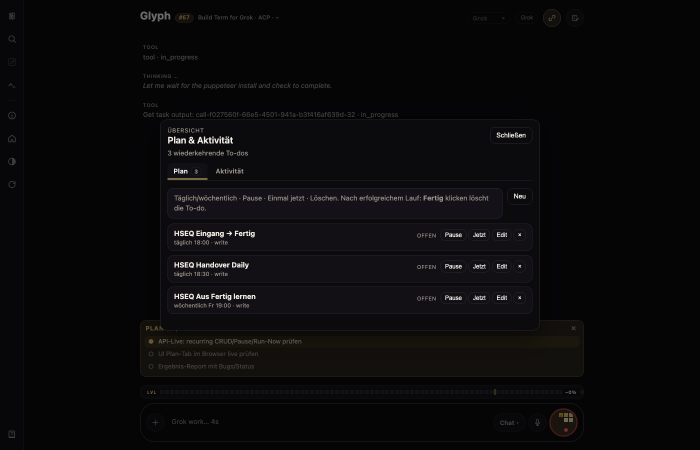
#> input picture assets/plan-tab-livecheck.png, 1400 x 900 px (shown at 1/2 size)
$ python prepare-mac-icon.py ../assets/plan-tab-livecheck.png out.png
#> lines starting #> are read from the running program, lines starting #| are printed output that depends on the picture
#!/usr/bin/env python3
"""Prepare a full-bleed master PNG for macOS Dock / .icns.

macOS app icons (ChatGPT, Claude, Grok, …) use transparent corners with a
continuous rounded-rect (squircle-like) silhouette. A fully opaque square
looks larger and “wrong” next to them.

Content scale < 1 must NOT leave transparent padding around the art — that
renders as a white frame with a floating black rectangle. Instead, fill the
inset ring with the icon’s background color so the tile stays solid dark.

Usage:
  prepare-mac-icon.py INPUT.png OUTPUT.png [--scale 1.0] [--size 1024]
"""

from __future__ import annotations

import argparse
import sys

from PIL import Image, ImageDraw, ImageFilter


def continuous_corner_radius(size: int) -> float:
    """Approximate macOS / iOS app-icon continuous corner radius.

    Apple’s template uses ~22.37% of the side length for the continuous
    corner on a 1024 canvas (~229 px).
    """
    return size * 0.2237


def make_squircle_mask(size: int, radius: float | None = None) -> Image.Image:
    """L-alpha mask: white inside rounded rect, black outside."""
    r = continuous_corner_radius(size) if radius is None else radius
    mask = Image.new("L", (size, size), 0)
    draw = ImageDraw.Draw(mask)
    # Pillow rounded_rectangle is a good practical match for Dock icons.
    draw.rounded_rectangle((0, 0, size - 1, size - 1), radius=r, fill=255)
    # Slight blur → softer AA edge (matches system icons better at small sizes)
    if size >= 128:
        mask = mask.filter(ImageFilter.GaussianBlur(radius=max(0.4, size / 1024.0)))
        # Re-threshold gently so interior stays fully opaque
        mask = mask.point(lambda p: 255 if p > 240 else (0 if p < 16 else p))
    return mask


def sample_background(im: Image.Image) -> tuple[int, int, int, int]:
    """Pick a solid fill for the scale-inset ring (not transparent).

    Prefer near-edge samples that are fully opaque and dark-ish (typical
    app-icon plate). Falls back to average of four corners.
    """
    rgba = im.convert("RGBA")
    px = rgba.load()
    w, h = rgba.size
    # Sample just inside the edge so we skip any anti-aliased corner fringe
    inset = max(2, min(w, h) // 32)
    candidates = [
        px[inset, inset],
        px[w - 1 - inset, inset],
        px[inset, h - 1 - inset],
        px[w - 1 - inset, h - 1 - inset],
        px[w // 2, inset],
        px[w // 2, h - 1 - inset],
        px[inset, h // 2],
        px[w - 1 - inset, h // 2],
    ]
    opaque = [c for c in candidates if c[3] >= 240]
    if not opaque:
        opaque = list(candidates)
    # Median-ish: average RGB of opaque samples, full alpha
    r = sum(c[0] for c in opaque) // len(opaque)
    g = sum(c[1] for c in opaque) // len(opaque)
    b = sum(c[2] for c in opaque) // len(opaque)
    return (r, g, b, 255)


def prepare(
    src: Image.Image,
    size: int = 1024,
    content_scale: float = 1.0,
) -> Image.Image:
    """Fit artwork into the macOS icon window; optional optical inset."""
    im = src.convert("RGBA")

    # Normalize to square canvas first
    if im.size != (size, size):
        im = im.resize((size, size), Image.Resampling.LANCZOS)

    # Optional inset so the glyph weight matches other Dock icons.
    # Fill the ring with the icon plate color — never leave transparent
    # padding (that becomes a white halo / black-rect-on-white look).
    scale = max(0.5, min(1.0, float(content_scale)))
    if scale < 1.0:
        bg = sample_background(im)
        inner = max(1, int(round(size * scale)))
        art = im.resize((inner, inner), Image.Resampling.LANCZOS)
        canvas = Image.new("RGBA", (size, size), bg)
        off = (size - inner) // 2
        canvas.paste(art, (off, off), art)
        im = canvas

    # Multiply artwork alpha by macOS silhouette so square masters get
    # transparent corners (same presentation as Claude/ChatGPT/Grok apps).
    mask = make_squircle_mask(size)
    r, g, b, a = im.split()
    # mask is L; multiply alphas (both 0–255)
    a_mul = Image.composite(a, Image.new("L", (size, size), 0), mask)
    # Also zero RGB outside mask so no fringe on dark docks
    zero = Image.new("L", (size, size), 0)
    r = Image.composite(r, zero, mask)
    g = Image.composite(g, zero, mask)
    b = Image.composite(b, zero, mask)
    return Image.merge("RGBA", (r, g, b, a_mul))


def main(argv: list[str] | None = None) -> int:
    p = argparse.ArgumentParser(description=__doc__)
    p.add_argument("input")
    p.add_argument("output")
    p.add_argument("--size", type=int, default=1024)
    p.add_argument(
        "--scale",
        type=float,
        default=1.0,
        help=(
            "Content scale 0.5–1.0 (default 1.0 full-bleed inside mask). "
            "Dock install default is 0.82; inset ring uses icon background color."
        ),
    )
    args = p.parse_args(argv)

    src = Image.open(args.input)
#> src is the input picture: PIL image 1400x900 RGB; mean R, G, B 10.9, 10.1, 11.5
    out = prepare(src, size=args.size, content_scale=args.scale)
#> in prepare, `im = im.resize((size, size), Image.Resampling.LANCZOS)`:
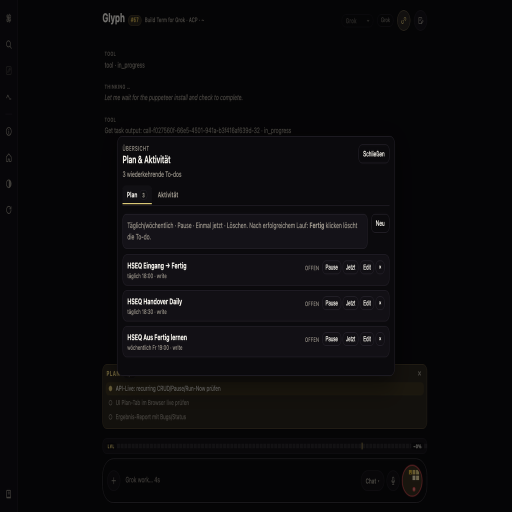
#> im: PIL image 1024x1024 RGBA (shown at 1/2 size); mean R, G, B, A 10.9, 10.1, 11.6, 255
#> in make_squircle_mask, `mask = Image.new("L", (size, size), 0)`: mask: PIL image 1024x1024 L; every value is 0
#> in make_squircle_mask, `mask = mask.filter(ImageFilter.GaussianBlur(radius=max(0.4, size / 102..`:
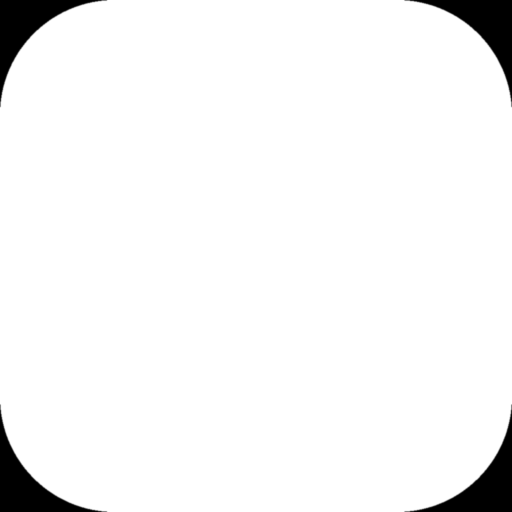
#> mask: PIL image 1024x1024 L (shown at 1/2 size); min 0, max 255, mean 244
#> in prepare, `r, g, b, a = im.split()`: a: PIL image 1024x1024 L; every value is 255
#> in prepare, `return Image.merge("RGBA", (r, g, b, a_mul))`:
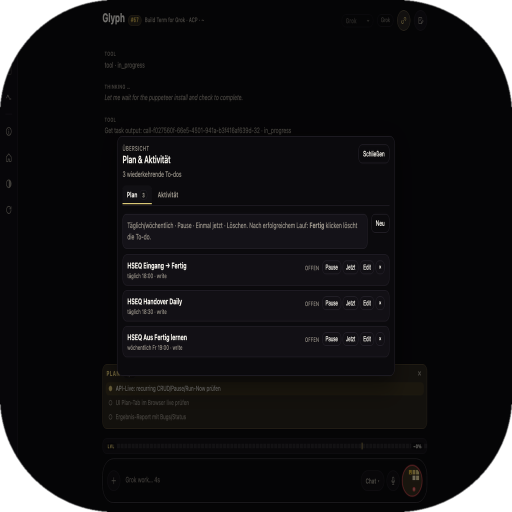
#> returned value: PIL image 1024x1024 RGBA (shown at 1/2 size); mean R, G, B, A 10.6, 9.9, 11.3, 244; transparent parts drawn white
    out.save(args.output, format="PNG")

    # Sanity: corners must be transparent
    px = out.load()
    w, h = out.size
#> w = 1024; h = 1024
    corners = [px[0, 0][3], px[w - 1, 0][3], px[0, h - 1][3], px[w - 1, h - 1][3]]
#> corners = [0, 0, 0, 0]
    if any(a > 8 for a in corners):
        print(f"warn: corners not transparent: {corners}", file=sys.stderr)
        return 1
    # Center should stay dark plate, not empty/white
    cx, cy = w // 2, h // 2
#> cx = 512; cy = 512
    center = px[cx // 2, cy // 2]  # mid of upper-left quadrant (plate, not red apple)
#> center = (5, 4, 6, 255)
    print(
        f"prepared {args.output} ({w}x{h}) scale={args.scale} "
        f"corners_a={corners} plate_sample={center}"
    )
#| prepared out.png (1024x1024) scale=1.0 corners_a=[0, 0, 0, 0] plate_sample=(5, 4, 6, 255)
    return 0


if __name__ == "__main__":
    raise SystemExit(main())
#> (the program exits here)
